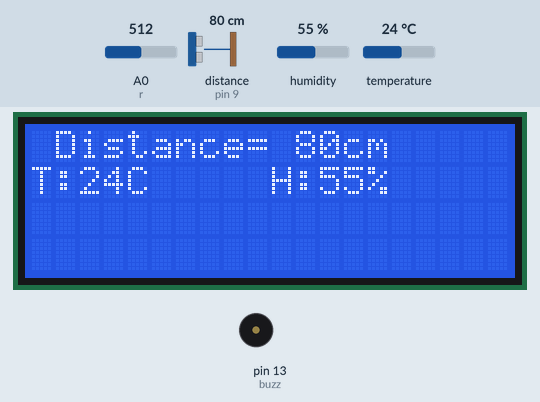
Bench run of a sketch on a simulated Arduino Uno, built with avr-gcc and run on an emulated ATmega328P. Parts: 20×4 character LCD, buzzer (waves = sounding, pin HIGH). Wiring (inferred from the names in the program): ultrasonic range finder: trigger pin 8; echo pin 9. The test bench sets the inputs (shaded band); at power-on: distance to the obstacle (sensor on pin 9) 80 cm, A0 (r) = 512, temperature 24 °C, humidity 55 %. The echo pulse lasts 58.3 µs per cm; pins used as bus, display or sensor lines are not drawn; what the sketch prints to the serial monitor is not drawn.

Above: at 2.6 s.
2.7 s: distance to the obstacle (sensor on pin 9) set to 2 cm
At 4.6 s:
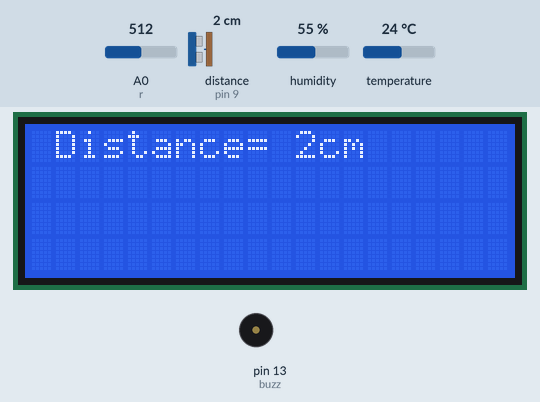
7.1 s: A0 (r) set to 716
11.5 s: distance to the obstacle (sensor on pin 9) set to 22 cm
At 13.3 s:
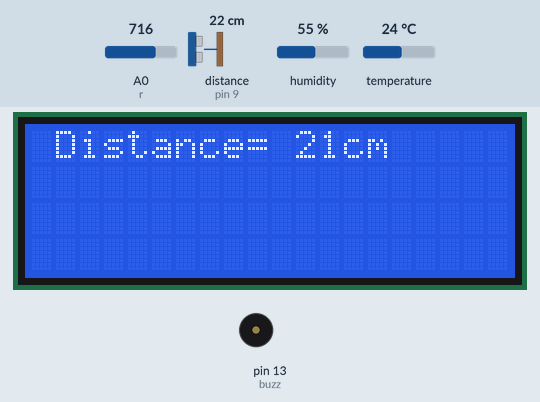
14.5 s: distance to the obstacle (sensor on pin 9) set to 28 cm
At 16.8 s:
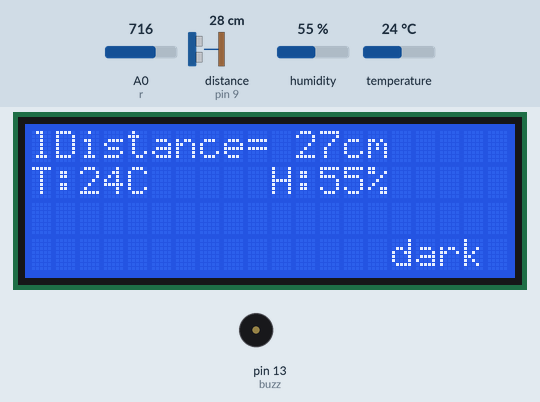
18.9 s: temperature set to 2 °C
At 21.3 s:
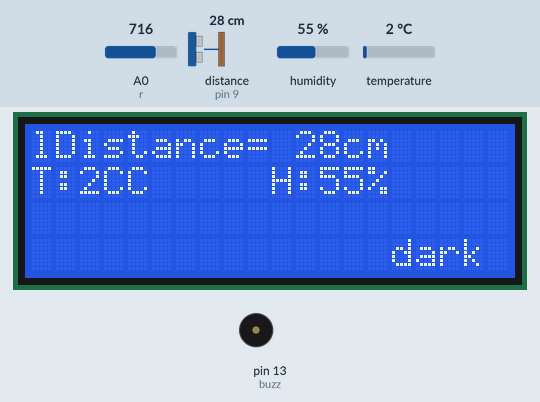
23.0 s: A0 (r) set to 621
25.3 s: A0 (r) set to 604
At 26.8 s:
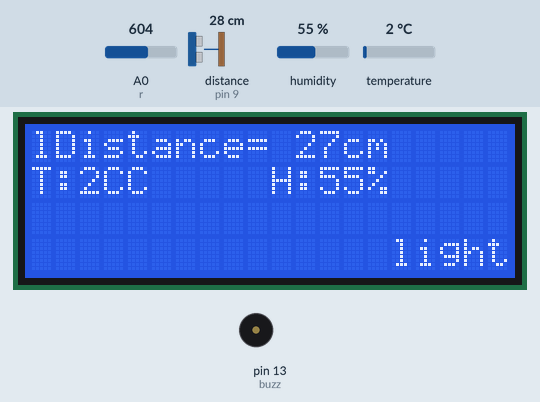
Timing chart, 0 to 28.3 s (numbered marks = the images above; inputs shaded):
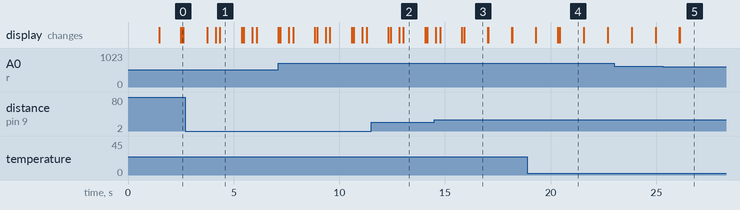

Measured:
- the behaviour switches between 24 and 25 cm on distance to the obstacle (sensor on pin 9) (found by bisection; images 2 and 3)
- the behaviour switches between 614 and 613 on A0 (r) (found by bisection; images 4 and 5)
- after the input at 2.7 s, the display: first changes after 1.0 s (image 1 shows a later state)
- after the input at 14.5 s, the display: first differs from a run without the input after 1.4 s (image 3)
- after the input at 18.9 s, the display: first differs from a run without the input after 1.4 s (image 4 shows a later state)
- after the input at 25.3 s, the display: first changes after 0.80 s (image 5 shows a later state)
- what the display in image 1 shows lasts 1.1 s, from 4.3 s to 5.4 s

The sketch:

ultrasonic.ino
```cpp
#include <LiquidCrystal.h>
#define r A0
#define buzz 13
#define trigPin 8
#define echoPin 9
#include <DHT11.h>
float value =0;
DHT11 dht11(A1);
LiquidCrystal lcd(7, 6, 5, 4, 3, 2);

int pos = 0;

void setup() {
  Serial.begin (9600);
  pinMode(trigPin, OUTPUT);
  pinMode(echoPin, INPUT);

      // setup Buzzer
      pinMode(buzz,OUTPUT);

  lcd.begin(20, 4);

  lcd.setCursor(0, 1);
  delay(400);
  lcd.clear();
  delay(1000);
}

void loop() {
  long duration, distance;
  digitalWrite(trigPin, LOW);  // Added this line
  delayMicroseconds(2); // Added this line
  digitalWrite(trigPin, HIGH);
  delayMicroseconds(10); // Added this line
  digitalWrite(trigPin, LOW);
  duration = pulseIn(echoPin, HIGH);
  distance = (duration/2) / 29.1;
  if (distance < 24) {  // This is where the LED On/Off happens


  lcd.clear();
  lcd.setCursor(0, 1);
  lcd.print("Hurdle Detected");
  Serial.println(" Hurdle Detected");

  delay(400);
  lcd.clear();

  delay(200);
}

  lcd.setCursor(1, 0);
  lcd.print("Distance= ");

  lcd.print(distance);
  lcd.print("cm");

    Serial.print(distance);
    Serial.println(" cm");

  delay(500);
    int temperature = 0;
    int humidity = 0;

    // Attempt to read the temperature and humidity values from the DHT11 sensor.
    int result = dht11.readTemperatureHumidity(temperature, humidity);

    // Check the results of the readings.
    // If the reading is successful, print the temperature and humidity values.
    // If there are errors, print the appropriate error messages.
    if (result == 0) {
        Serial.print("Temperature: ");
        Serial.print(temperature);
        Serial.print(" °C\tHumidity: ");
        Serial.print(humidity);
        Serial.println(" %");
        lcd.setCursor(0,1);
        lcd.print("T: ");
        lcd.setCursor(2,1);
        lcd.print(temperature);
        lcd.print("C");
        lcd.setCursor(10,1);
        lcd.println("H:");
        lcd.setCursor(12,1);
        lcd.print(humidity);
        lcd.setCursor(14,1);
        lcd.println("%");
    } else {
        // Print error message based on the error code.
        Serial.println(DHT11::getErrorString(result));
    }

         //ldr
    value=analogRead(r);
    value=(value/1023)*5;
    Serial.println(value);
    delay(100);

if(value>3)
   {
     lcd.setCursor(15,3);
     lcd.print("dark ");
   }
    else
     lcd.setCursor(15,3);
      lcd.print("light");


}
```
